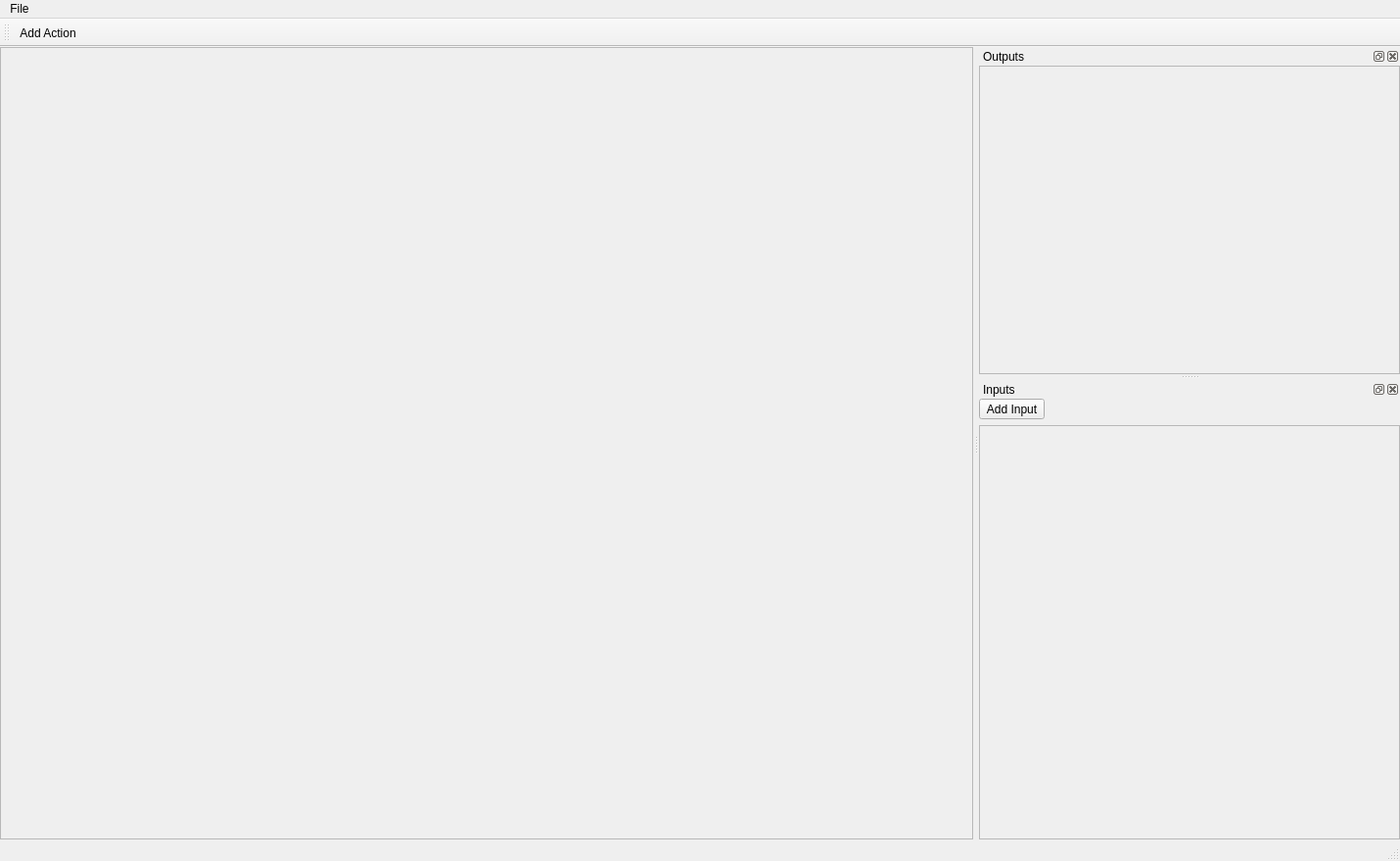
<?xml version="1.0" encoding="UTF-8"?>
<ui version="4.0">
 <class>MainWindow</class>
 <widget class="QMainWindow" name="MainWindow">
  <property name="geometry">
   <rect>
    <x>0</x>
    <y>0</y>
    <width>1430</width>
    <height>879</height>
   </rect>
  </property>
  <property name="windowTitle">
   <string>Rescue</string>
  </property>
  <property name="windowIcon">
   <iconset resource="../../icons.qrc">
    <normaloff>:/icon/assets/rescue.ico</normaloff>:/icon/assets/rescue.ico</iconset>
  </property>
  <property name="locale">
   <locale language="English" country="UnitedStates"/>
  </property>
  <widget class="QWidget" name="centralwidget">
   <layout class="QVBoxLayout" name="verticalLayout_3">
    <property name="spacing">
     <number>0</number>
    </property>
    <property name="leftMargin">
     <number>0</number>
    </property>
    <property name="topMargin">
     <number>0</number>
    </property>
    <property name="rightMargin">
     <number>0</number>
    </property>
    <property name="bottomMargin">
     <number>0</number>
    </property>
    <item>
     <widget class="QScrollArea" name="scrollArea">
      <property name="styleSheet">
       <string notr="true"/>
      </property>
      <property name="widgetResizable">
       <bool>true</bool>
      </property>
      <widget class="QWidget" name="actionArea">
       <property name="geometry">
        <rect>
         <x>0</x>
         <y>0</y>
         <width>994</width>
         <height>802</height>
        </rect>
       </property>
      </widget>
     </widget>
    </item>
   </layout>
  </widget>
  <widget class="QMenuBar" name="menubar">
   <property name="geometry">
    <rect>
     <x>0</x>
     <y>0</y>
     <width>1430</width>
     <height>21</height>
    </rect>
   </property>
   <widget class="QMenu" name="menuFile">
    <property name="title">
     <string>File</string>
    </property>
    <addaction name="actionNew"/>
    <addaction name="actionOpen"/>
    <addaction name="actionSave"/>
    <addaction name="actionSaveAs"/>
   </widget>
   <addaction name="menuFile"/>
  </widget>
  <widget class="QStatusBar" name="statusbar"/>
  <widget class="QToolBar" name="toolBar">
   <property name="windowTitle">
    <string>toolBar</string>
   </property>
   <attribute name="toolBarArea">
    <enum>TopToolBarArea</enum>
   </attribute>
   <attribute name="toolBarBreak">
    <bool>false</bool>
   </attribute>
   <addaction name="actionAdd_Action"/>
  </widget>
  <widget class="QDockWidget" name="outputDock">
   <property name="windowTitle">
    <string>Outputs</string>
   </property>
   <attribute name="dockWidgetArea">
    <number>2</number>
   </attribute>
   <widget class="QWidget" name="dockWidgetContents_2">
    <layout class="QVBoxLayout" name="verticalLayout_4">
     <property name="spacing">
      <number>0</number>
     </property>
     <property name="leftMargin">
      <number>0</number>
     </property>
     <property name="topMargin">
      <number>0</number>
     </property>
     <property name="rightMargin">
      <number>0</number>
     </property>
     <property name="bottomMargin">
      <number>0</number>
     </property>
     <item>
      <widget class="QScrollArea" name="outputScrollArea">
       <property name="widgetResizable">
        <bool>true</bool>
       </property>
       <widget class="QWidget" name="scrollAreaWidgetContents_2">
        <property name="geometry">
         <rect>
          <x>0</x>
          <y>0</y>
          <width>428</width>
          <height>317</height>
         </rect>
        </property>
       </widget>
      </widget>
     </item>
    </layout>
   </widget>
  </widget>
  <widget class="QDockWidget" name="inputDock">
   <property name="minimumSize">
    <size>
     <width>430</width>
     <height>125</height>
    </size>
   </property>
   <property name="windowTitle">
    <string>Inputs</string>
   </property>
   <attribute name="dockWidgetArea">
    <number>2</number>
   </attribute>
   <widget class="QWidget" name="dockWidgetContents">
    <layout class="QVBoxLayout" name="verticalLayout_2">
     <property name="leftMargin">
      <number>0</number>
     </property>
     <property name="topMargin">
      <number>0</number>
     </property>
     <property name="rightMargin">
      <number>0</number>
     </property>
     <property name="bottomMargin">
      <number>0</number>
     </property>
     <item>
      <layout class="QVBoxLayout" name="verticalLayout">
       <item>
        <layout class="QHBoxLayout" name="horizontalLayout">
         <item>
          <widget class="QToolButton" name="addInput">
           <property name="text">
            <string>Add Input</string>
           </property>
           <property name="icon">
            <iconset resource="../../icons.qrc">
             <normaloff>:/icon/add</normaloff>:/icon/add</iconset>
           </property>
           <property name="toolButtonStyle">
            <enum>Qt::ToolButtonTextBesideIcon</enum>
           </property>
          </widget>
         </item>
         <item>
          <spacer name="horizontalSpacer">
           <property name="orientation">
            <enum>Qt::Horizontal</enum>
           </property>
           <property name="sizeHint" stdset="0">
            <size>
             <width>40</width>
             <height>20</height>
            </size>
           </property>
          </spacer>
         </item>
        </layout>
       </item>
       <item>
        <widget class="QScrollArea" name="inputScrollArea">
         <property name="widgetResizable">
          <bool>true</bool>
         </property>
         <widget class="QWidget" name="scrollAreaWidgetContents">
          <property name="geometry">
           <rect>
            <x>0</x>
            <y>0</y>
            <width>426</width>
            <height>403</height>
           </rect>
          </property>
         </widget>
        </widget>
       </item>
      </layout>
     </item>
    </layout>
   </widget>
  </widget>
  <action name="actionAdd_Action">
   <property name="icon">
    <iconset resource="../../icons.qrc">
     <normaloff>:/icon/add</normaloff>:/icon/add</iconset>
   </property>
   <property name="text">
    <string>Add Action</string>
   </property>
   <property name="toolTip">
    <string>Add a new Action</string>
   </property>
  </action>
  <action name="actionNew">
   <property name="text">
    <string>New</string>
   </property>
  </action>
  <action name="actionOpen">
   <property name="text">
    <string>Open</string>
   </property>
  </action>
  <action name="actionSave">
   <property name="text">
    <string>Save</string>
   </property>
  </action>
  <action name="actionSaveAs">
   <property name="text">
    <string>Save as</string>
   </property>
  </action>
  <action name="actionAdd_Input">
   <property name="icon">
    <iconset resource="../../icons.qrc">
     <normaloff>:/icon/add</normaloff>:/icon/add</iconset>
   </property>
   <property name="text">
    <string>Add Input</string>
   </property>
  </action>
 </widget>
 <resources>
  <include location="../../icons.qrc"/>
 </resources>
 <connections>
  <connection>
   <sender>addInput</sender>
   <signal>clicked()</signal>
   <receiver>actionAdd_Input</receiver>
   <slot>trigger()</slot>
   <hints>
    <hint type="sourcelabel">
     <x>795</x>
     <y>93</y>
    </hint>
    <hint type="destinationlabel">
     <x>-1</x>
     <y>-1</y>
    </hint>
   </hints>
  </connection>
 </connections>
</ui>
